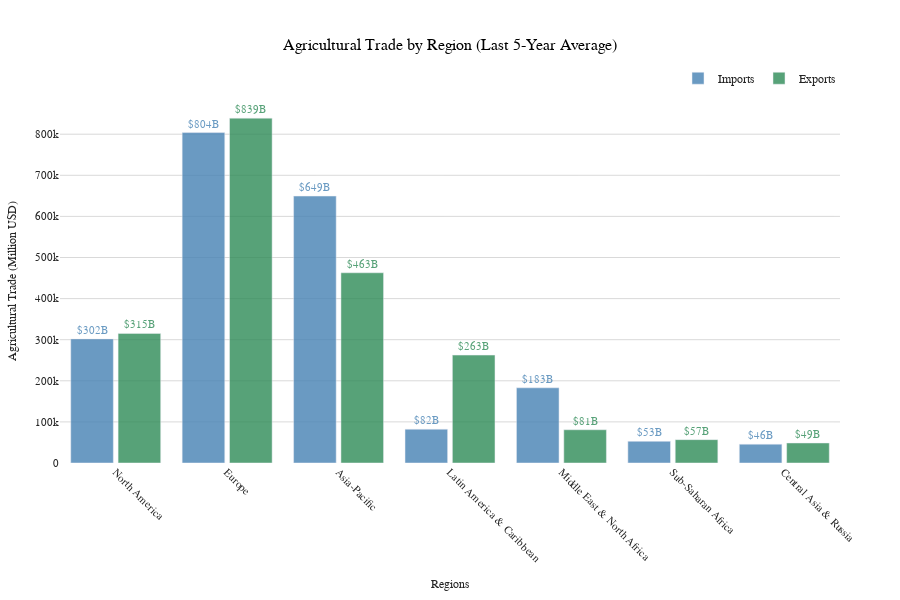

The cell this chart's notebook holds for it:
### Markdown cell above
Creating an interactive grouped bar chart displaying agricultural trade by region using the last five-year average data with separate bars for imports and exports, featuring value annotations in billions, custom color schemes, horizontal legend layout, and comprehensive styling including rotated region labels and gridlines for comparative regional trade pattern analysis

### Code cell
analysis_years = df_eda['Year'].unique()[-5:]
multi_year_data = df_eda[df_eda['Year'].isin(analysis_years)]

regional_data = []
for region, countries in regions.items():
    region_data = multi_year_data[multi_year_data['Reporter'].isin(countries)]
    avg_imports = region_data.groupby('Year')['Agricultural_products_Import'].sum().mean()
    avg_exports = region_data.groupby('Year')['Agricultural_products_Export'].sum().mean()

    regional_data.append({
        'Region': region,
        'Avg_Imports': avg_imports,
        'Avg_Exports': avg_exports,
        'Balance': avg_exports - avg_imports
    })

region_df = pd.DataFrame(regional_data)

fig = go.Figure()

fig.add_trace(go.Bar(
    x=region_df['Region'],
    y=region_df['Avg_Imports'],
    name='Imports',
    marker_color=COLORS['secondary'],
    opacity=0.8,
    text=[f'${x/1000:.0f}B' for x in region_df['Avg_Imports']],
    textposition='outside',
    textfont=dict(size=11, color=COLORS['secondary'], family="Arial"),
    hovertemplate='<b>%{x}</b><br>Imports: $%{y:,.0f}M<extra></extra>',
    offsetgroup=1
))

fig.add_trace(go.Bar(
    x=region_df['Region'],
    y=region_df['Avg_Exports'],
    name='Exports',
    marker_color=COLORS['primary'],
    opacity=0.8,
    text=[f'${x/1000:.0f}B' for x in region_df['Avg_Exports']],
    textposition='outside',
    textfont=dict(size=11, color=COLORS['primary'], family="Arial"),
    hovertemplate='<b>%{x}</b><br>Exports: $%{y:,.0f}M<extra></extra>',
    offsetgroup=2
))

fig.update_layout(
    title=dict(text=f'Agricultural Trade by Region (Last {len(analysis_years)}-Year Average)', font=dict(size=16, family="Arial", color='black'), x=0.5, xanchor='center'),
    xaxis=dict(title='Regions', title_font=dict(size=12, family="Arial"), tickfont=dict(size=11, family="Arial"), tickangle=45),
    yaxis=dict(title='Agricultural Trade (Million USD)', title_font=dict(size=12, family="Arial"), tickfont=dict(size=11, family="Arial"), showgrid=True, gridcolor='rgba(128,128,128,0.3)'),
    template="seaborn",
    font=dict(family="Arial", size=11),
    legend=dict(font=dict(size=12, family="Arial"), orientation="h", yanchor="bottom", y=1.02, xanchor="right", x=1),
    height=600,
    margin=dict(l=60, r=60, t=100, b=120),
    plot_bgcolor='white',
    paper_bgcolor='white',
    barmode='group',
    bargap=0.15,
    bargroupgap=0.1
)

fig.show()

### Figure 1 — Plotly figure (JSON) as saved in the notebook; plotly's stock layout.template omitted (floating-point values rounded to 4 significant figures)
{"data": [{"hovertemplate": "<b>%{x}</b><br>Imports: $%{y:,.0f}M<extra></extra>", "marker": {"color": "#4682B4"}, "name": "Imports", "offsetgroup": "1", "opacity": 0.8, "text": ["$302B", "$804B", "$649B", "$82B", "$183B", "$53B", "$46B"], "textfont": {"color": "#4682B4", "family": "Arial", "size": 11}, "textposition": "outside", "type": "bar", "x": ["North America", "Europe", "Asia-Pacific", "Latin America & Caribbean", "Middle East & North Africa", "Sub-Saharan Africa", "Central Asia & Russia"], "y": [301900.0, 804000.0, 649500.0, 82270.0, 183000.0, 52920.0, 45890.0]}, {"hovertemplate": "<b>%{x}</b><br>Exports: $%{y:,.0f}M<extra></extra>", "marker": {"color": "#2E8B57"}, "name": "Exports", "offsetgroup": "2", "opacity": 0.8, "text": ["$315B", "$839B", "$463B", "$263B", "$81B", "$57B", "$49B"], "textfont": {"color": "#2E8B57", "family": "Arial", "size": 11}, "textposition": "outside", "type": "bar", "x": ["North America", "Europe", "Asia-Pacific", "Latin America & Caribbean", "Middle East & North Africa", "Sub-Saharan Africa", "Central Asia & Russia"], "y": [315300.0, 839100.0, 462800.0, 262600.0, 80870.0, 56870.0, 48740.0]}], "layout": {"bargap": 0.15, "bargroupgap": 0.1, "barmode": "group", "font": {"family": "Arial", "size": 11}, "height": 600, "legend": {"font": {"family": "Arial", "size": 12}, "orientation": "h", "x": 1, "xanchor": "right", "y": 1.02, "yanchor": "bottom"}, "margin": {"b": 120, "l": 60, "r": 60, "t": 100}, "paper_bgcolor": "white", "plot_bgcolor": "white", "title": {"font": {"color": "black", "family": "Arial", "size": 16}, "text": "Agricultural Trade by Region (Last 5-Year Average)", "x": 0.5, "xanchor": "center"}, "xaxis": {"tickangle": 45, "tickfont": {"family": "Arial", "size": 11}, "title": {"font": {"family": "Arial", "size": 12}, "text": "Regions"}}, "yaxis": {"gridcolor": "rgba(128,128,128,0.3)", "showgrid": true, "tickfont": {"family": "Arial", "size": 11}, "title": {"font": {"family": "Arial", "size": 12}, "text": "Agricultural Trade (Million USD)"}}}}
